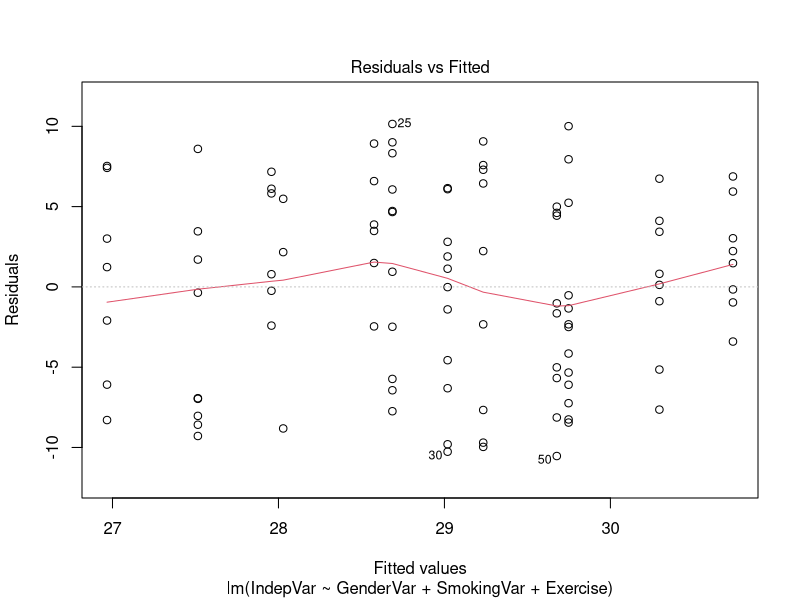
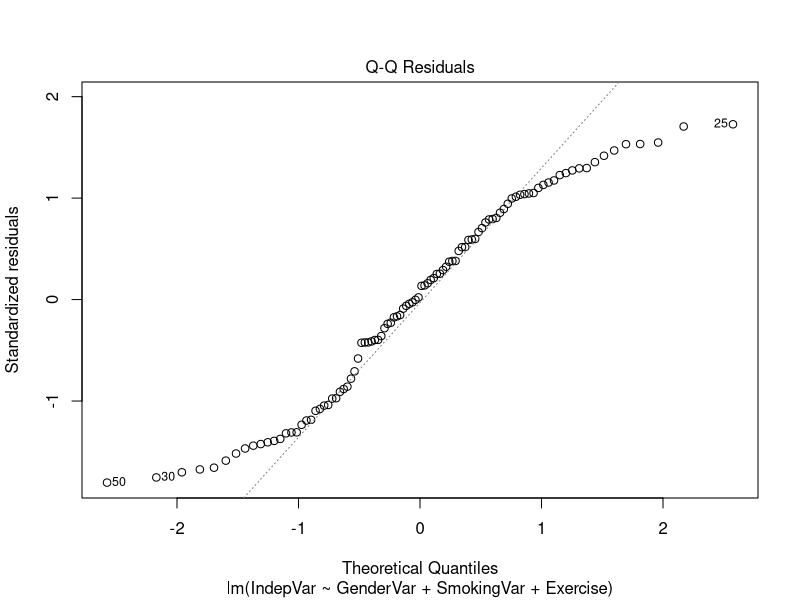
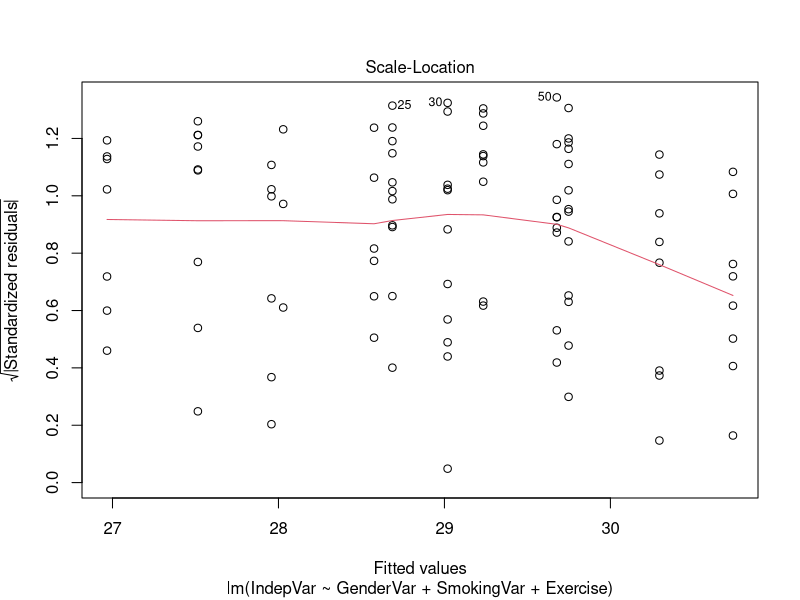
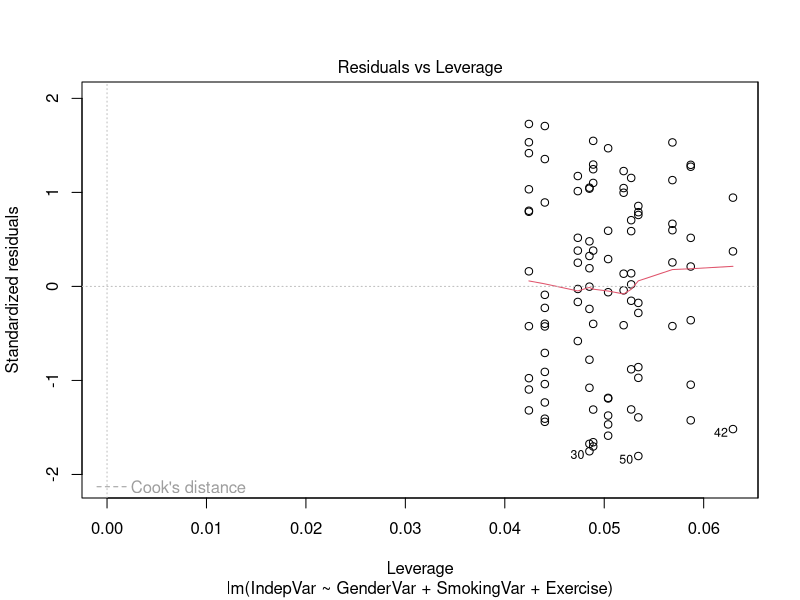

Reproduce these figures in R, in order.
# adding 1+3
additionVar = 1+3

additionVar

additionVar = 2 + 3

AdditionVar_2_Plus_3 = 2+3

#testing or "|"
(3 > 5) | (3 < 5)

#testing and "&"
logicalTest = (3 > 5) & (3 < 5)


logicalTest


stringVar = "Hello"

#testing for not equality
testStringNotEquality = ("hello") != ("Hello")


#list object
numlist = c(1,2,3,4)
numlist

numlist > 3

numrange = 1:4
numrange

wordlist = c('blue','red','white','green')
wordlist

#evaluating whether a string is in a list of strings
'Red' %in% wordlist

install.packages("tidyverse")

library(tidyverse)

data = read_csv('Heart_Disease_100sampled.csv')
data2 = read.csv('Heart_Disease_100sampled.csv')

# number of rows (first number) and columns (second number)
dim(data)
dim(data2)

ncol(data)

#summary of data frame columns
str(data)
str(data2)

data[c(1,3,5),2]
data[1:4,2]

entireCol2 = data[,2]
entireAgeCol = data$Age
entireAgeCol2 = data[,"Age"]


youngrows = entireAgeCol < 80
data[!youngrows,]


data2[!youngrows,]


# t-test whether BMI is different for patients with vs. without heart disaese
t.test(data[data$`Heart Disease Status` == 'Yes','BMI'],data[data$`Heart Disease Status` == 'No','BMI'])

HeartDiseaseYes = data[data$`Heart Disease Status` == 'Yes',]
HeartDiseaseYesBMI = data[data$`Heart Disease Status` == 'Yes',"BMI"]

HeartDiseaseNo = data[data$`Heart Disease Status` == 'No',]
HeartDiseaseNoBMI = data[data$`Heart Disease Status` == 'No',"BMI"]


t.test(HeartDiseaseYesBMI,HeartDiseaseNoBMI)

#Linear Model!!

IndepVar = data$BMI
GenderVar = as.factor(data$Gender)
SmokingVar = as.factor(data$Smoking)
Exercise = as.factor(data$`Exercise Habits`)

BMImodel = lm(IndepVar ~ GenderVar + SmokingVar + Exercise)
summary(BMImodel)

#plotting some outputs from the linear model
plot(BMImodel)
